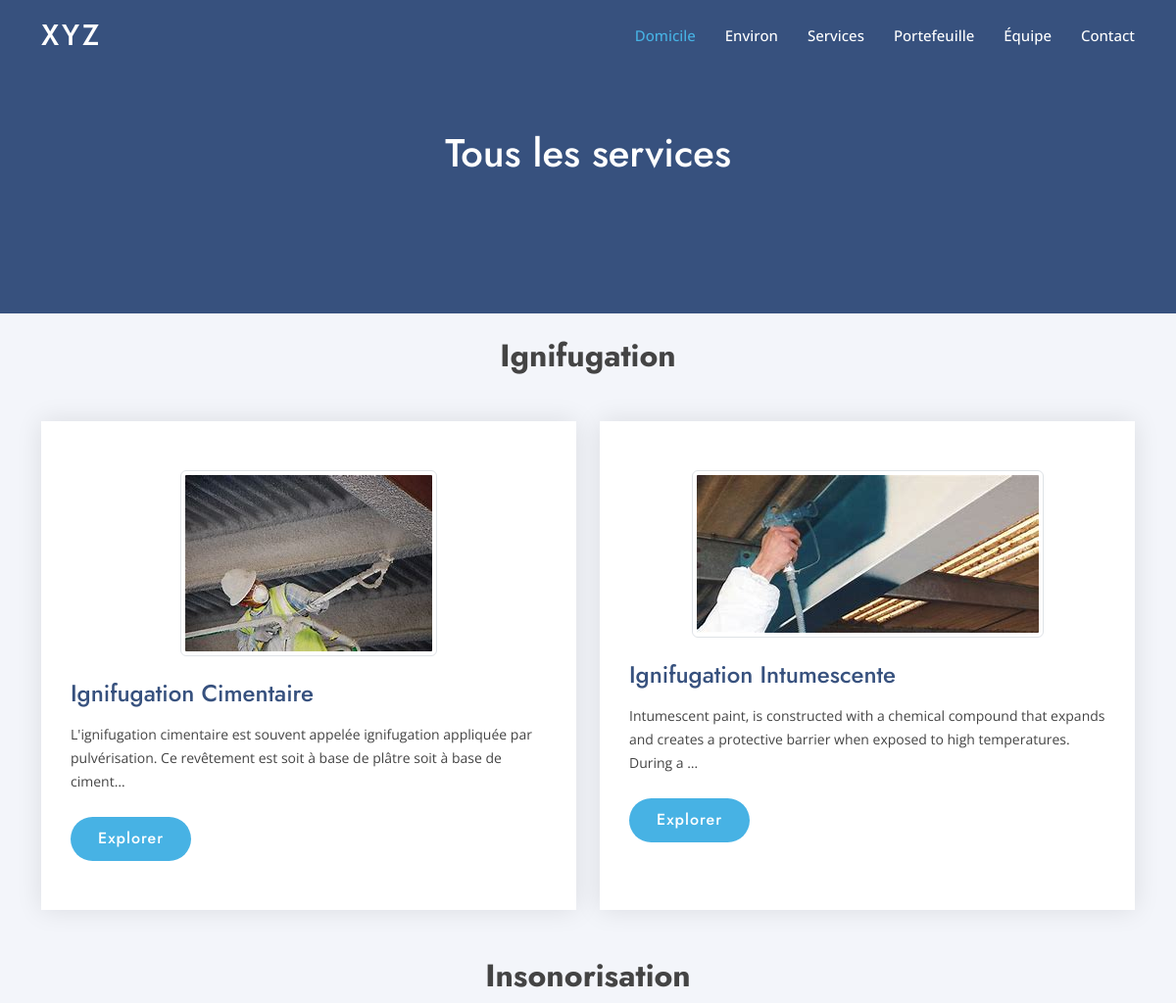
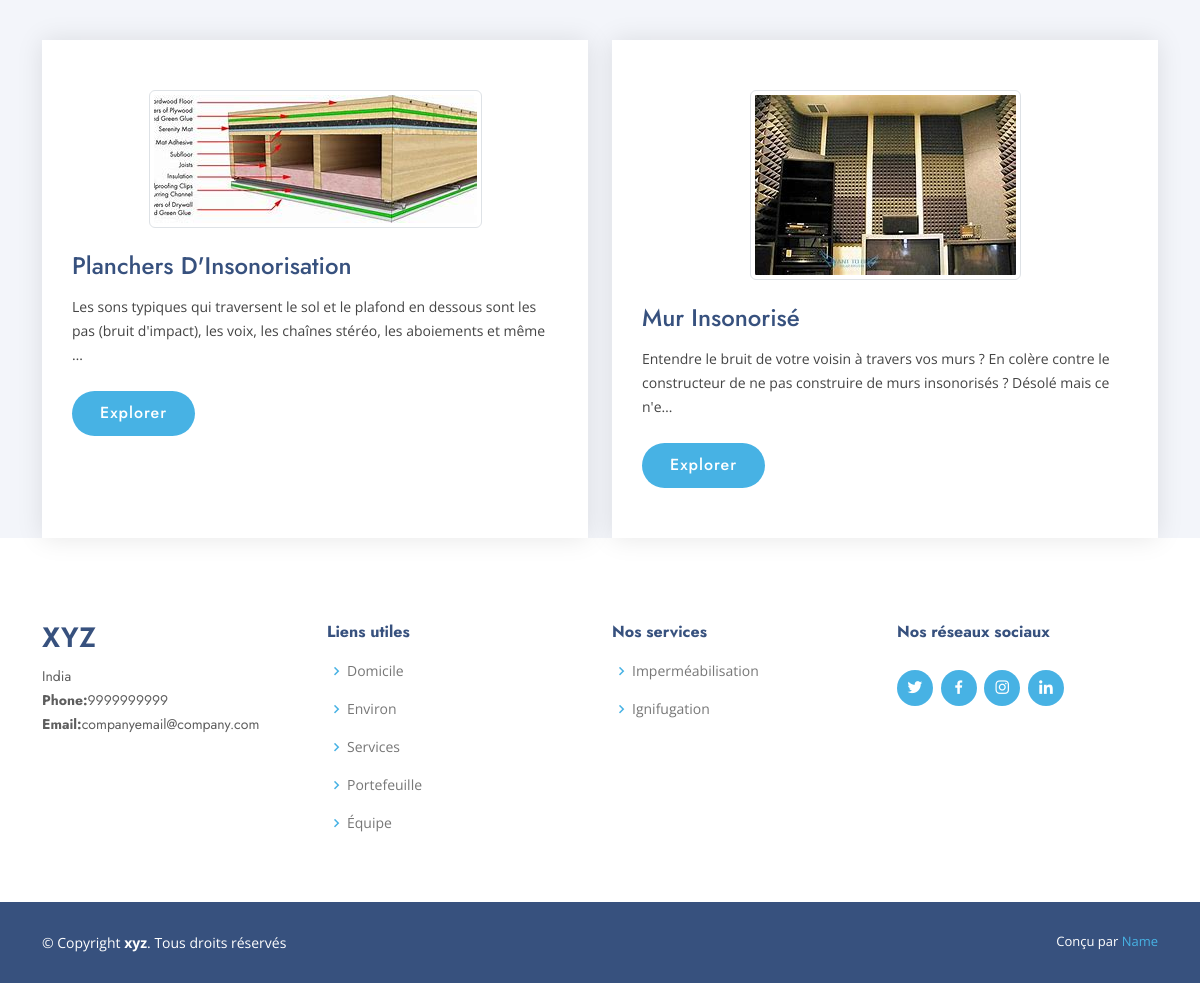
Page /services/ on the committed database (2 pictures, top to bottom).
### home/models.py (models this page shows, shortened)
class CompanyDetails(models.Model):
    name = models.CharField(max_length=50)
    phone_number = models.PositiveIntegerField()
    address = models.CharField(max_length=300)
    email = models.EmailField()
    twitter_link = models.CharField(max_length=200,default="#")
    facebook_link = models.CharField(max_length=200,default="#")
    instagram_link = models.CharField(max_length=200,default="#")
    linkedin_link = models.CharField(max_length=200,default="#")
    map_link = models.CharField(max_length=500,default="#")

class BaseModel(models.Model):
    id = models.AutoField(primary_key=True)
    created_at = models.DateTimeField(auto_now_add=True)
    updated_at = models.DateTimeField(auto_now=True)
    class Meta:
        abstract = True

class Category(BaseModel):
    category = models.CharField(max_length=50)
    def __str__(self):
        return self.category

class Service(BaseModel):
    title = models.CharField(max_length=500)
    description = models.TextField()
    category = models.ForeignKey(
        Category, on_delete=models.CASCADE, related_name='services')
    price = models.PositiveIntegerField()
    unit = models.ForeignKey(Unit, on_delete=models.CASCADE)
    meta_title = models.CharField(max_length=200)
    meta_description = models.CharField(max_length=500)
    advantages = models.ManyToManyField(Advantage)

class Image(BaseModel):
    service = models.ForeignKey(
        Service, on_delete=models.CASCADE, related_name='images')
    image = models.ImageField(upload_to='images/')
    alt_text = models.CharField(max_length=50)

### home/views.py (the view)
# urls.py: path('services/',ServiceList.as_view(),name='services'),
class ServiceList(ListView):
    model = Category
    template_name = 'home/services.html'
    context_object_name = 'categories'
    def get_queryset(self):
        queryset = super().get_queryset()
        cat = self.request.GET.get('category', None)
        if cat is not None:
            queryset = queryset.filter(category__icontains=cat)
        return queryset
    def get_context_data(self, **kwargs: Any) -> Dict[str, Any]:
        data = super().get_context_data(**kwargs)
        data['company_details'] = CompanyDetails.objects.last()
        return data

### templates/home/services.html (shortened to what this page needs)
{% extends 'home/base.html' %}
{% load static %}
{% block body %}
<div class="temp-div d-flex align-items-center justify-content-center">
    <h1 class='white'>Tous les services</h1>
</div>
<div id="services" class="services section-bg">
    <div class="container mb-4">
        {% for category in categories %}
        <h2 class="p-4 text-center fw-bold">{{category|title}}</h2>
        <div class="mt-4 mb-4">
            <div class="row ">
                {% for service in category.services.all %}
                <div class="col-xl-6 col-md-6 d-flex align-items-stretch justifyc" data-aos="zoom-in" data-aos-delay="100">
                    <div class="icon-box">
                        <div class="text-center">
                            <img src="{{service.images.first.image.url}}" class="img-thumbnail rounded-start mx" alt="{{service.images.first.image.alt_text}}">
                        </div>
                        <div class="mt-4">
                            <h4><a href="/service/{{service.id}}">{{service.title|title}}</a></h4>
                            <p>
                                {{service.meta_description|truncatechars:150}}
                            </p>
                            <a href="/service/{{service.id}}" class="btn-get-started  mt-4 ">Explorer</a>
                        </div>
                    </div>
                </div>
                {% endfor %}
            </div>
        </div>
        {% endfor %}
    </div>
</div>
{% endblock body %}

### templates/home/base.html (shortened to what this page needs)
{% load static %}
<!DOCTYPE html>
<html lang="en">
<head>
  <link href="{% static 'vendor/aos/aos.css' %} " rel="stylesheet">
  <link href="{% static 'vendor/bootstrap/css/bootstrap.min.css' %} " rel="stylesheet">
  <link href="{% static 'vendor/bootstrap-icons/bootstrap-icons.css' %} " rel="stylesheet">
  <link href="{% static 'vendor/boxicons/css/boxicons.min.css' %} " rel="stylesheet">
  <link href="{% static 'vendor/glightbox/css/glightbox.min.css' %} " rel="stylesheet">
  <link href="{% static 'vendor/remixicon/remixicon.css' %}" rel ="stylesheet">
  <link href="{% static 'vendor/swiper/swiper-bundle.min.css' %} " rel="stylesheet">
  <link href="{% static 'css/style.css' %} " rel="stylesheet">
</head>
<body>
  <header id="header" class="fixed-top ">
    <div class="container d-flex align-items-center">
      <h1 class="logo me-auto"><a href="{% url 'index' %}">{{company_details.name}}</a></h1>
      <nav id="navbar" class="navbar">
        <ul>
          <li><a class="nav-link scrollto active" href="{% url 'index' %}">Domicile</a></li>
          <li><a class="nav-link scrollto" href="http://127.0.0.1:8000/#about">Environ</a></li>
          <li><a class="nav-link scrollto" href="http://127.0.0.1:8000/#services">Services</a></li>
          <li><a class="nav-link   scrollto" href="http://127.0.0.1:8000/#portfolio">Portefeuille</a></li>
          <li><a class="nav-link scrollto" href="http://127.0.0.1:8000/#team">Équipe</a></li>
          <li><a class="nav-link scrollto" href="http://127.0.0.1:8000/#contact">Contact</a></li>
        </ul>
      </nav>
    </div>
  </header>
  {% block body %}
  {% endblock body %}
  <footer id="footer">
    <div class="footer-top">
      <div class="container">
        <div class="row">
          <div class="col-lg-3 col-md-6 footer-contact">
            <h3>{{company_details.name}}</h3>
            <p>
            {{company_details.address|title}}
            <br>
              <strong>Phone:</strong>{{company_details.phone_number}}<br>
              <strong>Email:</strong>{{company_details.email}}<br>
            </p>
          </div>
          <div class="col-lg-3 col-md-6 footer-links">
            <h4>Liens utiles</h4>
            <ul>
              <li><i class="bx bx-chevron-right"></i> <a href="{% url 'index' %}">Domicile</a></li>
              <li><i class="bx bx-chevron-right"></i> <a href="http://127.0.0.1:8000/#about">Environ</a></li>
              <li><i class="bx bx-chevron-right"></i> <a href="http://127.0.0.1:8000/#services">Services</a></li>
              <li><i class="bx bx-chevron-right"></i><a href="http://127.0.0.1:8000/#portfolio">Portefeuille</a></li>
              <li><i class="bx bx-chevron-right"></i><a href="http://127.0.0.1:8000/#team">Équipe</a></li>
            </ul>
          </div>
          <div class="col-lg-3 col-md-6 footer-links">
            <h4>Nos services</h4>
            <ul>
              <li><i class="bx bx-chevron-right"></i> <a href="#services">Imperméabilisation</a></li>
              <li><i class="bx bx-chevron-right"></i> <a href="#services">Ignifugation</a></li>
            </ul>
          </div>
          <div class="col-lg-3 col-md-6 footer-links">
            <h4>Nos réseaux sociaux</h4>
            <div class="social-links mt-3">
              <a href="{{company_details.twitter_link}}" class="twitter"><i class="bx bxl-twitter"></i></a>
              <a href="{{company_details.facebook_link}}" class="facebook"><i class="bx bxl-facebook"></i></a>
              <a href="{{company_details.instagram_link}}" class="instagram"><i class="bx bxl-instagram"></i></a>
              <a href="{{company_details.linkedin_link}}" class="linkedin"><i class="bx bxl-linkedin"></i></a>
            </div>
          </div>
        </div>
      </div>
    </div>
    <div class="container footer-bottom clearfix">
      <div class="copyright">
        &copy; Copyright <strong><span>{{company_details.name}}</span></strong>. Tous droits réservés
      </div>
      <div class="credits">
        Conçu par <a href="#">Name</a>
      </div>
    </div>
  </footer>
</body>
</html>

### static/css/style.css (style rules this page uses)
body { font-family: "Open Sans", sans-serif; color: #444444; }
a { color: #47b2e4; text-decoration: none; }
h1, h2, h3, h4, h5, h6 { font-family: "Jost", sans-serif; }
#header { transition: all 0.5s; z-index: 997; padding: 15px 0; }
#header .logo { font-size: 30px; margin: 0; padding: 0; line-height: 1; font-weight: 500; letter-spacing: 2px; text-transform: uppercase; }
#header .logo a { color: #fff; }
.navbar { padding: 0; }
.navbar ul { margin: 0; padding: 0; display: flex; list-style: none; align-items: center; }
.navbar li { position: relative; }
.navbar a, .navbar a:focus { display: flex; align-items: center; justify-content: space-between; padding: 10px 0 10px 30px; font-size: 15px; font-weight: 500; color: #fff; white-space: nowrap; transition: 0.3s; }
.navbar a:hover, .navbar .active, .navbar .active:focus, .navbar li:hover>a { color: #47b2e4; }
.btn-get-started { font-family: "Jost", sans-serif; font-weight: 500; font-size: 16px; letter-spacing: 1px; display: inline-block; padding: 10px 28px 11px 28px; border-radius: 50px; transition: 0.5s; margin: 10px 0 0 0; color: #fff; background: #47b2e4; }
.section-bg { background-color: #f3f5fa; }
.services .icon-box { box-shadow: 0px 0 25px 0 rgba(0, 0, 0, 0.1); padding: 50px 30px; transition: all ease-in-out 0.4s; background: #fff; }
.services .icon-box h4 { font-weight: 500; margin-bottom: 15px; font-size: 24px; }
.services .icon-box h4 a { color: #37517e; transition: ease-in-out 0.3s; }
.services .icon-box p { line-height: 24px; font-size: 14px; margin-bottom: 0; }
#footer { font-size: 14px; background: #37517e; }
#footer .footer-top { padding: 60px 0 30px 0; background: #fff; }
#footer .footer-top .footer-contact { margin-bottom: 30px; }
#footer .footer-top .footer-contact h3 { font-size: 28px; margin: 0 0 10px 0; padding: 2px 0 2px 0; line-height: 1; text-transform: uppercase; font-weight: 600; color: #37517e; }
#footer .footer-top .footer-contact p { font-size: 14px; line-height: 24px; margin-bottom: 0; font-family: "Jost", sans-serif; color: #5e5e5e; }
#footer .footer-top h4 { font-size: 16px; font-weight: bold; color: #37517e; position: relative; padding-bottom: 12px; }
#footer .footer-top .footer-links { margin-bottom: 30px; }
#footer .footer-top .footer-links ul { list-style: none; padding: 0; margin: 0; }
#footer .footer-top .footer-links ul i { padding-right: 2px; color: #47b2e4; font-size: 18px; line-height: 1; }
#footer .footer-top .footer-links ul li { padding: 10px 0; display: flex; align-items: center; }
#footer .footer-top .footer-links ul li:first-child { padding-top: 0; }
#footer .footer-top .footer-links ul a { color: #777777; transition: 0.3s; display: inline-block; line-height: 1; }
#footer .footer-top .social-links a { font-size: 18px; display: inline-block; background: #47b2e4; color: #fff; line-height: 1; padding: 8px 0; margin-right: 4px; border-radius: 50%; text-align: center; width: 36px; height: 36px; transition: 0.3s; }
#footer .footer-bottom { padding-top: 30px; padding-bottom: 30px; color: #fff; }
#footer .copyright { float: left; }
#footer .credits { float: right; font-size: 13px; }
#footer .credits a { transition: 0.3s; }
.temp-div { height:20rem; background-color:#37517e; }
.white { color: white; }

### rows in the picture
CompanyDetails: name "XYZ", address "India", phone_number "9999999999", email "companyemail@company.com", name "xyz"
Category: category "Ignifugation"
Service: images.first.image (picture), title "Ignifugation Cimentaire", meta_description "L'ignifugation cimentaire est souvent appelée ignifugation appliquée par pulvérisation. Ce revêtement est soit à base de plâtre soit à base de ciment…"
Service: images.first.image (picture), title "Ignifugation Intumescente", meta_description "Intumescent paint, is constructed with a chemical compound that expands and creates a protective barrier when exposed to high temperatures. During a …"
Category: category "Insonorisation"
Service: images.first.image (picture), title "Planchers D'Insonorisation", meta_description "Les sons typiques qui traversent le sol et le plafond en dessous sont les pas (bruit d'impact), les voix, les chaînes stéréo, les aboiements et même …"
Service: images.first.image (picture), title "Mur Insonorisé", meta_description "Entendre le bruit de votre voisin à travers vos murs ? En colère contre le constructeur de ne pas construire de murs insonorisés ? Désolé mais ce n'e…"
